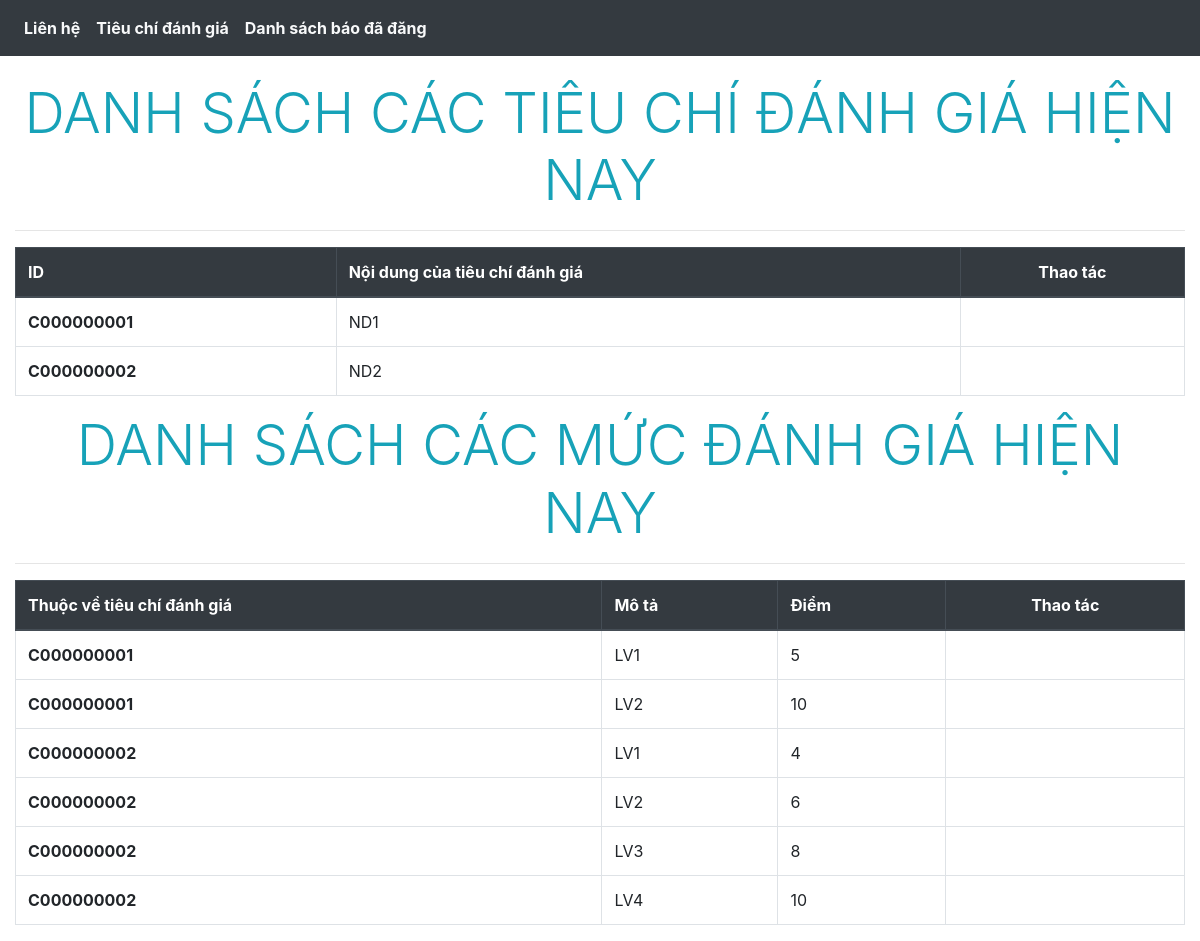
/Client/criteria.php, run on an earlier commit of the app's database.
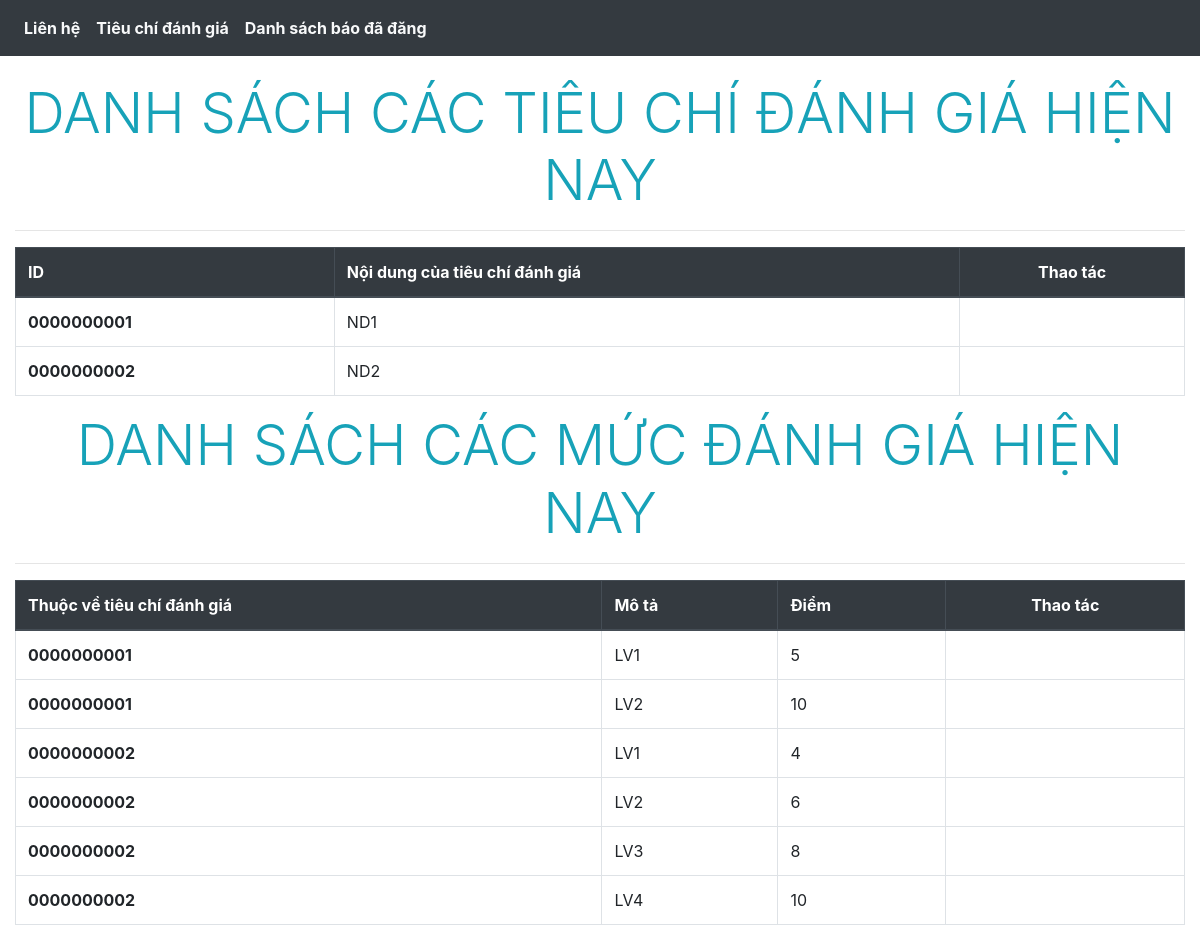
And on a later commit of the database.
### tables this page shows
create table criteria(
	criteria_id char(10),
    content varchar(255),
	primary key(criteria_id)
);

create table rating_level(
	criteria_id char(10),
   `description` varchar(255),
    score float,
    unique(criteria_id, score),
    primary key(criteria_id,`description`,score),
    foreign key(criteria_id) references  criteria(criteria_id) ON DELETE CASCADE ON UPDATE CASCADE
);

### Server/criteriaServer.php (called while the page is built, shortened)
<?php
include('userLogin.php');
$select_all_criteria_query = "select * from criteria ";
$select_all_criteria_result = mysqli_query($connect_handle, $select_all_criteria_query);
$select_all_rating_query = "select * from rating_level ";
$select_all_rating_result = mysqli_query($connect_handle, $select_all_rating_query);
?>

### Client/criteria.php (the view, shortened to what this page needs)
<!DOCTYPE html>
<html lang="en-US">
<head>
    <link rel="stylesheet" href="style/login.css">
    <link rel="stylesheet" href="https://maxcdn.bootstrapcdn.com/bootstrap/4.5.2/css/bootstrap.min.css">
    <link rel="stylesheet" href="https://use.fontawesome.com/releases/v5.7.0/css/all.css"
>
</head>
<?php include('../Server/criteriaServer.php'); ?>
<body>
    <div>
        <?php include_once('component/header.php');?>
    </div>
    <div class="container-fluid" style="padding-top: 80px;">
        <div class="display-4 text-center text-info text-uppercase">Danh sách các tiêu chí đánh giá hiện nay</div>
        <hr>
        <table class="table table-bordered">
            <thead class="thead-dark">
                <tr>
                    <th scope="col">ID</th>
                    <th scope="col">Nội dung của tiêu chí đánh giá</th>
                    <th class="text-center" scope="col">Thao tác</th>
                </tr>
            </thead>
            <tbody>
                <?php foreach ($select_all_criteria_result as $criteria){ ?>
                <tr>
                    <td>
                        <?php echo '<strong>'.$criteria['criteria_id'].'</strong>'; ?>
                    </td>
                    <td>
                        <?php echo $criteria['content']; ?>
                    </td>
                    <td class="text-left">
                    </td>
                </tr>
                <?php } ?>
            </tbody>
        </table>
        <div class="display-4 text-center text-info text-uppercase">Danh sách các mức đánh giá hiện nay</div>
        <hr>
        <table class="table table-bordered">
            <thead class="thead-dark">
                <tr>
                    <th scope="col">Thuộc về tiêu chí đánh giá</th>
                    <th scope="col">Mô tả</th>
                    <th scope="col">Điểm</th>
                    <th class="text-center" scope="col">Thao tác</th>
                </tr>
            </thead>
            <tbody>
                <?php foreach ($select_all_rating_result as $rating){ ?>
                <tr>
                    <td>
                        <?php echo '<strong>'.$rating['criteria_id'].'</strong>'; ?>
                    </td>
                    <td>
                        <?php echo $rating['description']; ?>
                    </td>
                    <td>
                        <?php echo $rating['score']; ?>
                    </td>
                    <td class="text-left">
                    </td>
                </tr>
                <?php } ?>
            </tbody>
        </table>
    </div>
</body>
</html>

What changed in the data, as far as the page shows it:
removed criteria: criteria_id "C000000001", content "ND1"
removed criteria: criteria_id "C000000002", content "ND2"
removed rating_level: criteria "C000000001", description "LV1", score "5"
removed rating_level: criteria "C000000001", description "LV2", score "10"
removed rating_level: criteria "C000000002", description "LV1", score "4"
removed rating_level: criteria "C000000002", description "LV2", score "6"
removed rating_level: criteria "C000000002", description "LV3", score "8"
removed rating_level: criteria "C000000002", description "LV4", score "10"
added criteria: criteria_id "0000000001", content "ND1"
added criteria: criteria_id "0000000002", content "ND2"
added rating_level: criteria "0000000001", description "LV1", score "5"
added rating_level: criteria "0000000001", description "LV2", score "10"
added rating_level: criteria "0000000002", description "LV1", score "4"
added rating_level: criteria "0000000002", description "LV2", score "6"
added rating_level: criteria "0000000002", description "LV3", score "8"
added rating_level: criteria "0000000002", description "LV4", score "10"
